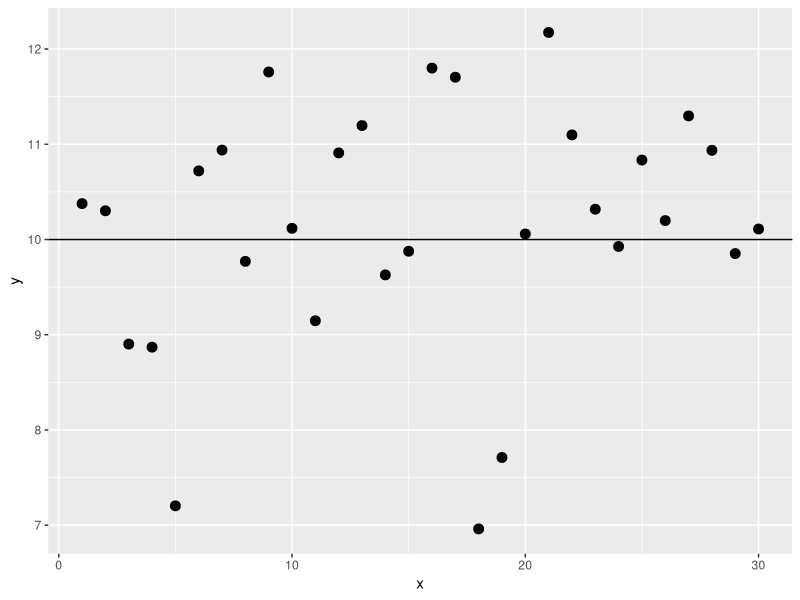
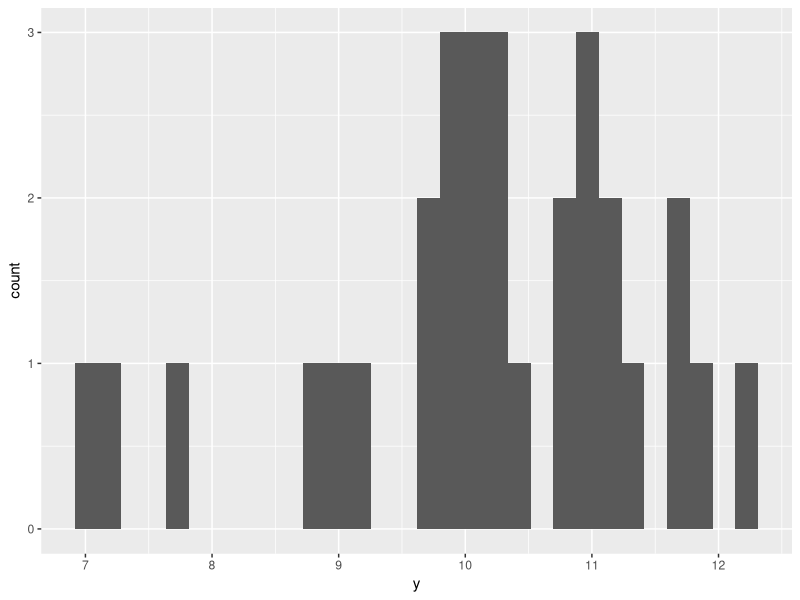
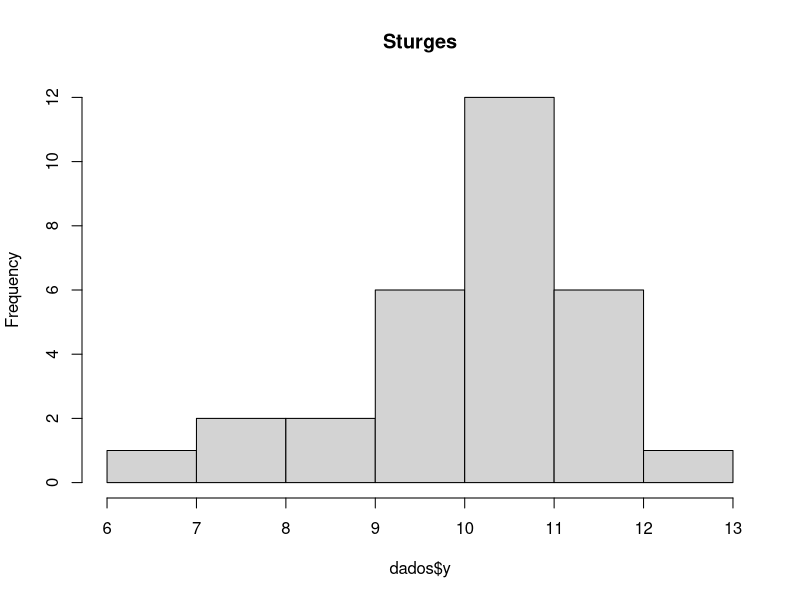
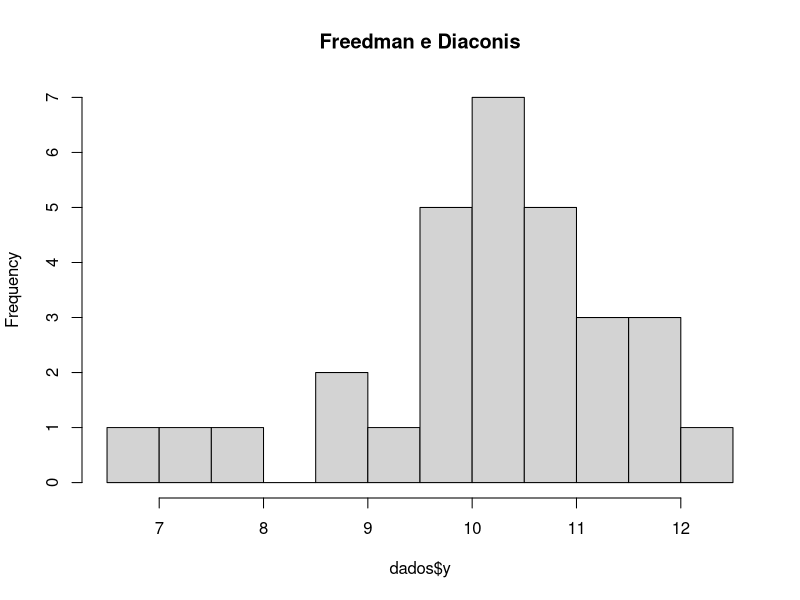
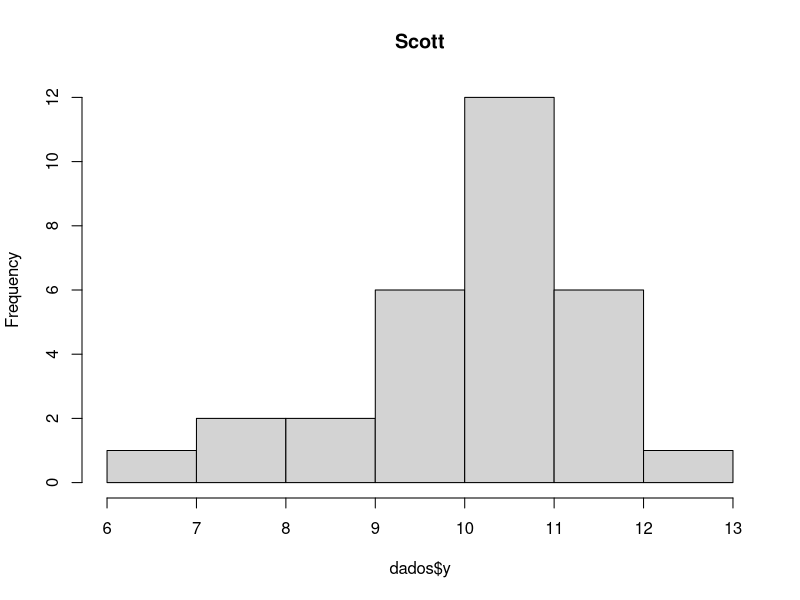
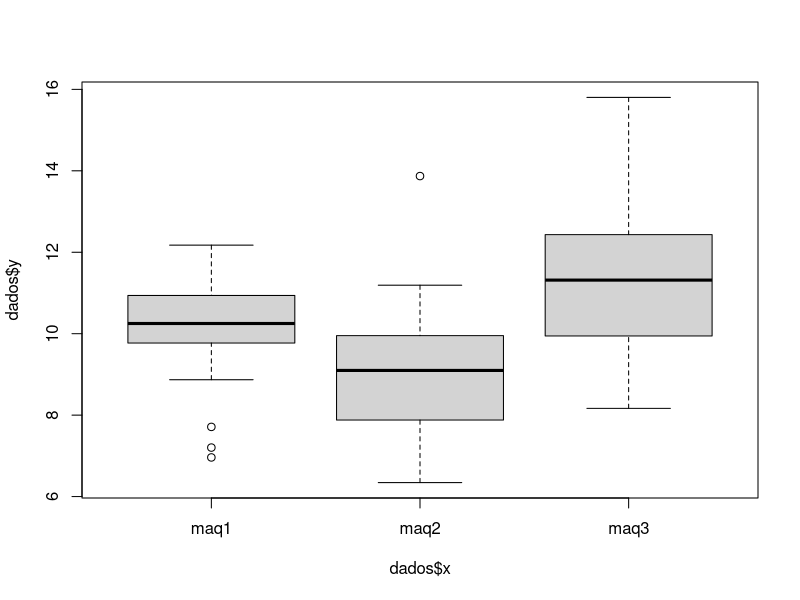
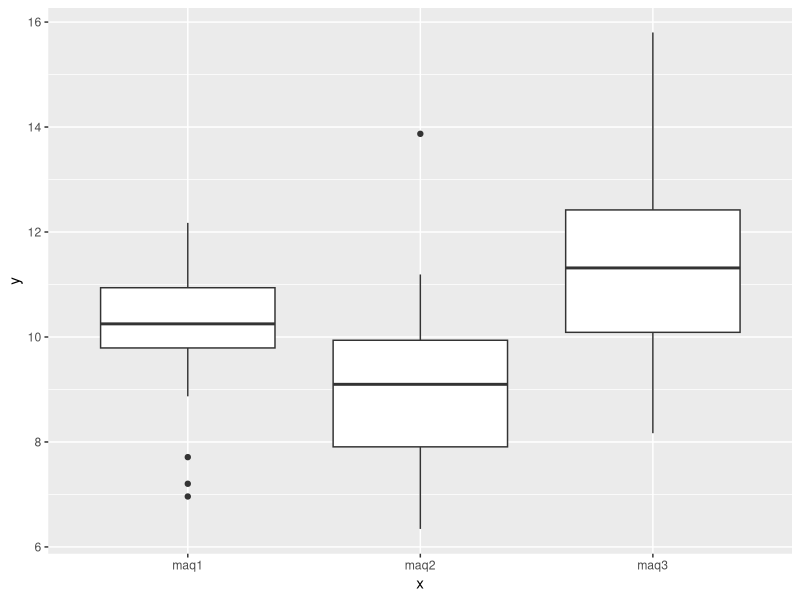

These figures' R source, in order:
## ---- chunk 1
#| message: false
library(tidyverse)
set.seed(2020) # para garantir a reprodutibilidade
y <- rnorm(30, 10, 1)
x <- seq(1, 30, 1)
dados <- data.frame(y, x)
## ---- chunk 2
ggplot(data = dados) +
  geom_point(aes(x = x, y = y), size = 3) +
  geom_abline(aes(slope = 0, intercept = 10))
## ---- chunk 3
ggplot(dados, aes(x = y)) +
  geom_histogram()
## ---- chunk 4
hist(dados$y, breaks = "Sturges", main = "Sturges")

## ---- chunk 5
hist(dados$y, breaks = "FD", main = "Freedman e Diaconis")
## ---- chunk 6
hist(dados$y, breaks = "Scott", main = "Scott")
## ---- chunk 7
set.seed(2020)
y1 <- rnorm(30, 10, 1)
x1 <- rep("maq1", 30)
y2 <- rnorm(30, 9, 2)
x2 <- rep("maq2", 30) 
y3 <- rnorm(30, 11, 1.5)
x3 <- rep("maq3", 30)
y <- c(y1, y2, y3)
x <- c(x1, x2, x3)

dados <- data.frame(y , x)

boxplot(dados$y ~ dados$x)

ggplot(dados, aes(x , y)) + geom_boxplot()

